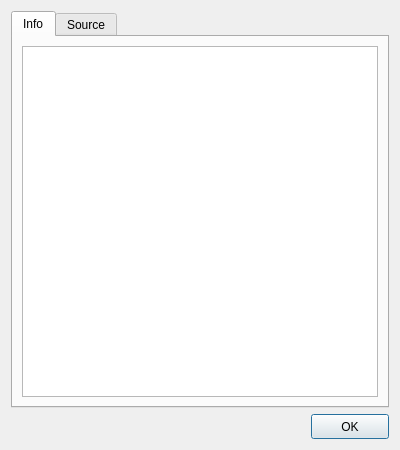
<?xml version="1.0" encoding="UTF-8"?>
<ui version="4.0">
 <class>DialogPEManifest</class>
 <widget class="QDialog" name="DialogPEManifest">
  <property name="windowModality">
   <enum>Qt::ApplicationModal</enum>
  </property>
  <property name="geometry">
   <rect>
    <x>0</x>
    <y>0</y>
    <width>400</width>
    <height>450</height>
   </rect>
  </property>
  <property name="minimumSize">
   <size>
    <width>400</width>
    <height>450</height>
   </size>
  </property>
  <property name="maximumSize">
   <size>
    <width>400</width>
    <height>450</height>
   </size>
  </property>
  <property name="windowTitle">
   <string>Manifest Info</string>
  </property>
  <property name="modal">
   <bool>true</bool>
  </property>
  <layout class="QVBoxLayout" name="verticalLayout_2">
   <item>
    <widget class="QTabWidget" name="tabWidget">
     <property name="currentIndex">
      <number>0</number>
     </property>
     <widget class="QWidget" name="tabInfo">
      <attribute name="title">
       <string>Info</string>
      </attribute>
      <layout class="QVBoxLayout" name="verticalLayout_3">
       <item>
        <widget class="QTextEditX" name="textEditInfo">
         <property name="readOnly">
          <bool>true</bool>
         </property>
        </widget>
       </item>
      </layout>
     </widget>
     <widget class="QWidget" name="tabSource">
      <attribute name="title">
       <string>Source</string>
      </attribute>
      <layout class="QVBoxLayout" name="verticalLayout">
       <item>
        <widget class="QTextEditX" name="textEditManifest">
         <property name="readOnly">
          <bool>true</bool>
         </property>
        </widget>
       </item>
      </layout>
     </widget>
    </widget>
   </item>
   <item>
    <layout class="QHBoxLayout" name="horizontalLayout">
     <item>
      <spacer name="horizontalSpacer">
       <property name="orientation">
        <enum>Qt::Horizontal</enum>
       </property>
       <property name="sizeHint" stdset="0">
        <size>
         <width>40</width>
         <height>20</height>
        </size>
       </property>
      </spacer>
     </item>
     <item>
      <widget class="QPushButtonX" name="pushButtonOK">
       <property name="minimumSize">
        <size>
         <width>78</width>
         <height>25</height>
        </size>
       </property>
       <property name="maximumSize">
        <size>
         <width>78</width>
         <height>25</height>
        </size>
       </property>
       <property name="text">
        <string>OK</string>
       </property>
      </widget>
     </item>
    </layout>
   </item>
  </layout>
 </widget>
 <customwidgets>
  <customwidget>
   <class>QPushButtonX</class>
   <extends>QPushButton</extends>
   <header>qpushbuttonx.h</header>
  </customwidget>
  <customwidget>
   <class>QTextEditX</class>
   <extends>QTextEdit</extends>
   <header>qtexteditx.h</header>
  </customwidget>
 </customwidgets>
 <resources/>
 <connections/>
</ui>
